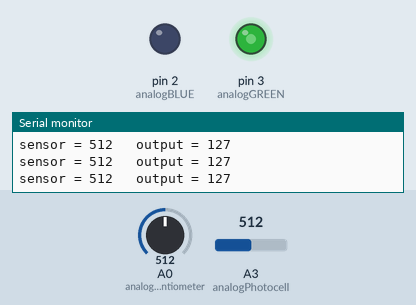
Bench run of a sketch on a simulated Arduino Uno, built with avr-gcc and run on an emulated ATmega328P. On the bench: output pins drawn as LEDs (lit = HIGH), the last lines printed to the serial monitor. The test bench sets the inputs (shaded band); at power-on: A0 (analogPotentiometer) = 512, A3 (analogPhotocell) = 512.

Above: at 1.2 s.
1.3 s: A0 (analogPotentiometer) set to 524
At 2.2 s:
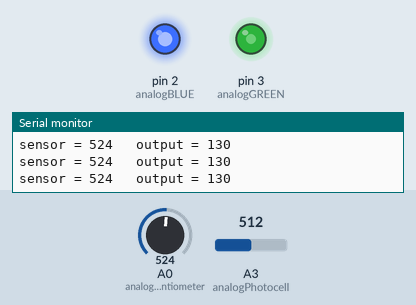
2.8 s: A3 (analogPhotocell) set to 716
At 3.9 s:
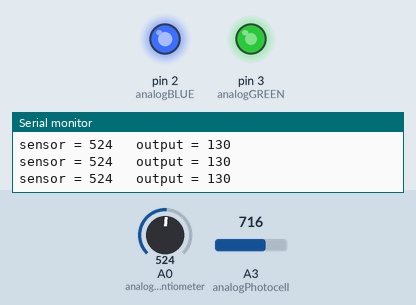
4.3 s: A0 (analogPotentiometer) set to 306
At 5.5 s:
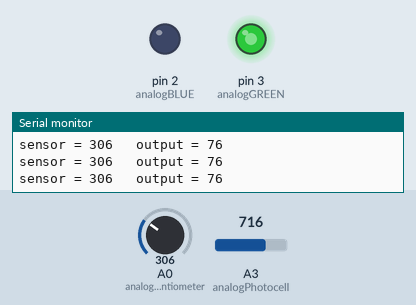
5.8 s: A3 (analogPhotocell) set to 900
At 6.2 s:
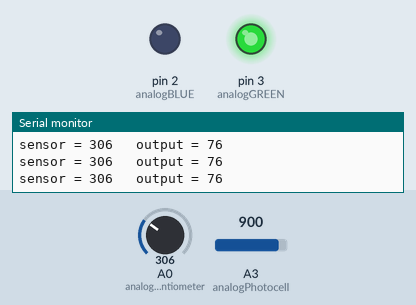
7.3 s: A0 (analogPotentiometer) set to 716
At 8.1 s:
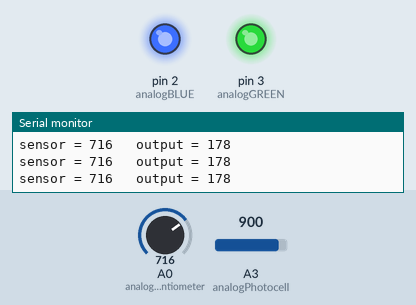
8.8 s: A3 (analogPhotocell) set to 122
At 9.8 s:
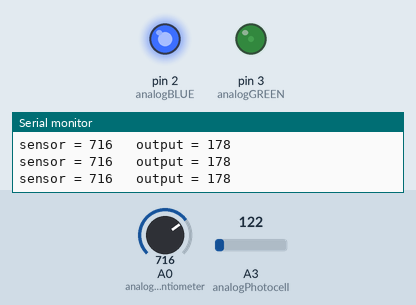
Timing chart, 0 to 11.3 s (numbered marks = the images above; inputs shaded):
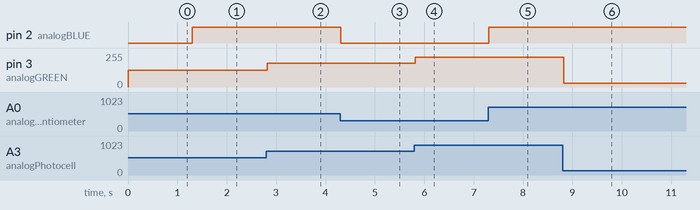

The sketch:

Analog.ino
```cpp
const int analogPotentiometer= A0;
const int analogPhotocell = A3;

const int analogBLUE = 2;
const int analogGREEN = 3;


int sensorValue = 0;
int outputValue = 0;

int sensorValue2 = 0;
int outputValue2 = 0;

void setup() {

  Serial.begin(9600);
}

void loop() {
  // read the analog in value:
  sensorValue = analogRead(analogPotentiometer);
  sensorValue2=analogRead(analogPhotocell);
  // map it to the range of the analog out:
  outputValue = map(sensorValue, 0, 1023, 0, 255);
  outputValue2 = map(sensorValue2, 0, 1023, 0, 255);

  // change the analog out value:
  analogWrite(analogBLUE, outputValue);
   analogWrite(analogGREEN, outputValue2);


  // print the results to the Serial Monitor:
  Serial.print("sensor = ");
  Serial.print(sensorValue);
  Serial.print("\t output = ");
  Serial.println(outputValue);

  // wait 2 milliseconds before the next loop for the analog-to-digital
  // converter to settle after the last reading:
  delay(2);
}
```

Measured:
- the behaviour switches between 513 and 514 on A0 (analogPotentiometer) (found by bisection; images 0 and 1)
- after the input at 1.3 s, pin 2 (analogBLUE): LOW → HIGH at once
- after the input at 2.8 s, pin 3 (analogGREEN): 127/255 → 178/255 at once
- after the input at 4.3 s, pin 2 (analogBLUE): HIGH → LOW at once
- after the input at 5.8 s, pin 3 (analogGREEN): 178/255 → 224/255 at once
- after the input at 7.3 s, pin 2 (analogBLUE): LOW → HIGH at once
- after the input at 8.8 s, pin 3 (analogGREEN): 224/255 → 30/255 at once
